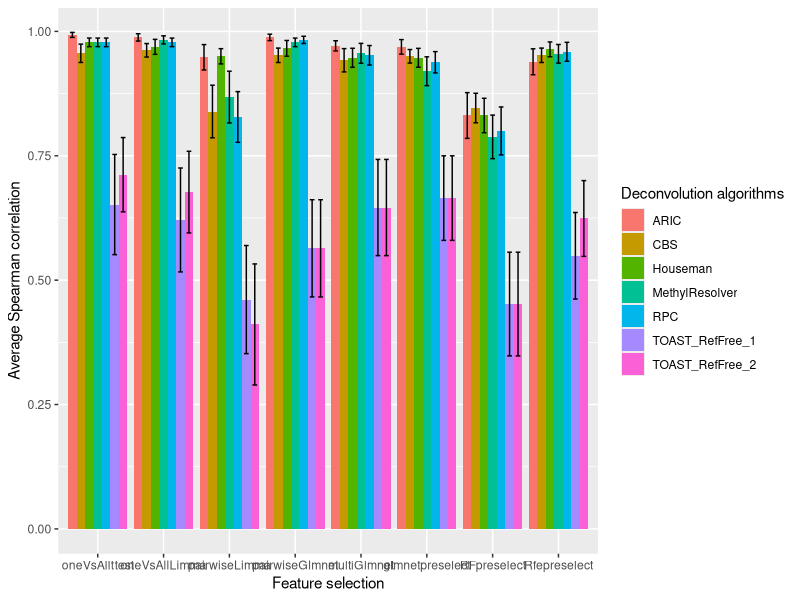
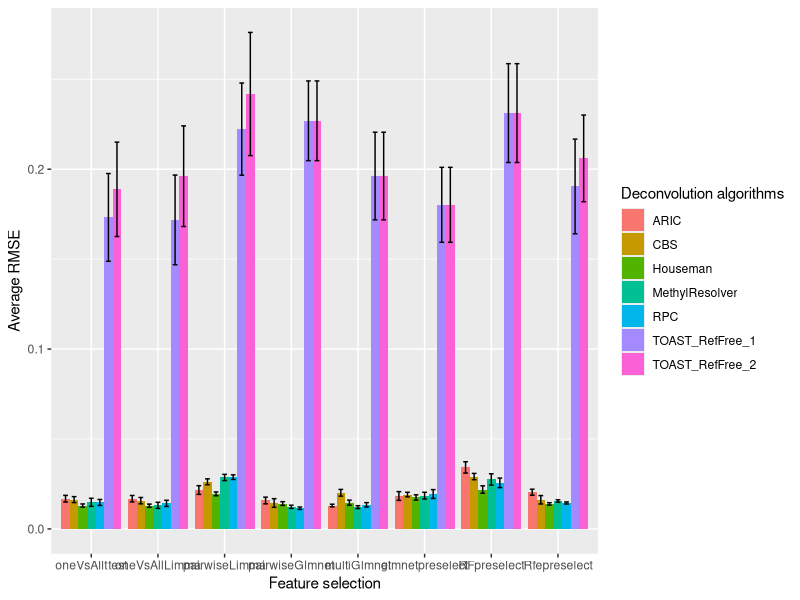
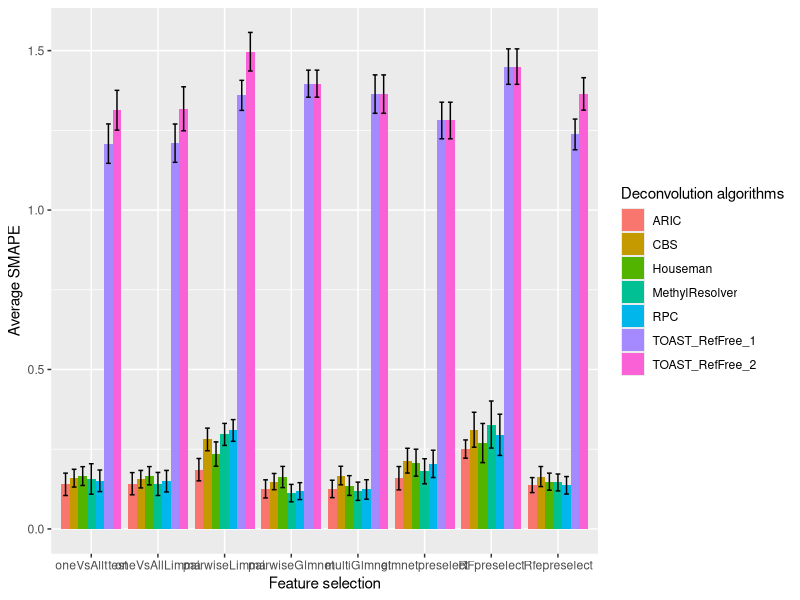

These charts were generated, in order, by the following R code:
library(tidyr)
library(ggplot2)

setwd("./Downloads/")
pdf(file = "Figure1.pdf",  
    width = 16,
    height = 8) 


cor_Houseman <- c(0.978, 0.969, 0.950, 0.966, 0.947, 0.947, 0.831, 0.964)
cor_RPC <- c(0.978, 0.978, 0.828, 0.983, 0.952, 0.938, 0.800, 0.959)
cor_CBS <- c(0.956, 0.962, 0.839, 0.952, 0.942, 0.950, 0.846, 0.952)
cor_MethylResolver <- c(0.978, 0.983, 0.868, 0.978, 0.956, 0.920, 0.788, 0.955)
cor_ARIC <- c(0.993, 0.988, 0.948, 0.988, 0.971, 0.969, 0.831, 0.939)
cor_TOAST_1 <- c(0.652, 0.621, 0.461, 0.564, 0.646, 0.665, 0.452, 0.549)
cor_TOAST_2 <- c(0.712, 0.677, 0.411, 0.564, 0.646, 0.665, 0.452, 0.624)
  
  
df1 <- data.frame(FeatureSelection = c("oneVsAllttest","oneVsAllLimma","pairwiseLimma","pairwiseGlmnet","multiGlmnet",
                                       "glmnetpreselect", "RFpreselect", "Rfepreselect"),
                  Houseman = cor_Houseman, RPC = cor_RPC, CBS = cor_CBS, MethylResolver = cor_MethylResolver, ARIC = cor_ARIC, 
                  TOAST_RefFree_1 = cor_TOAST_1, TOAST_RefFree_2 = cor_TOAST_2)


sd_1 <- c(0.0299, 0.0521, 0.0530, 0.0548, 0.0662, 0.0658, 0.1200, 0.0516,
          0.0299, 0.0299, 0.1766, 0.0252, 0.0679, 0.0743, 0.1670, 0.0659,
          0.0639, 0.0471, 0.1831, 0.0501, 0.0812, 0.0470, 0.1028, 0.0501,
          0.0299, 0.0282, 0.1804, 0.0299, 0.0692, 0.1005, 0.1517, 0.0648,
          0.0172, 0.0255, 0.0885, 0.0222, 0.0354, 0.0506, 0.1592, 0.0902,
          0.3488, 0.3619, 0.3764, 0.3385, 0.3349, 0.2944, 0.3611, 0.3014,
          0.2586, 0.2844, 0.4214, 0.3385, 0.3349, 0.2944, 0.3611, 0.2639)

se = sd_1/sqrt(12)


print(ggplot(data = df1 %>% gather(Deconvolution, Spearman_Correlation, -FeatureSelection),
             aes(x = factor(FeatureSelection, level = c("oneVsAllttest","oneVsAllLimma","pairwiseLimma","pairwiseGlmnet","multiGlmnet",
                                                        "glmnetpreselect", "RFpreselect", "Rfepreselect")), y = Spearman_Correlation, fill = Deconvolution)) +
        geom_bar(stat = 'identity', position = 'dodge')+
        #geom_text(aes(label= round(Spearman_Correlation,2)), position = position_dodge(0.9))+
        geom_errorbar(aes(ymin=Spearman_Correlation-se, ymax=Spearman_Correlation+se), width=.5, position=position_dodge(.9)) +
        labs(x = "Feature selection")+
        labs(y = "Average Spearman correlation")+
        labs(fill = "Deconvolution algorithms"))
        
dev.off()











pdf(file = "Figure1_RMSE.pdf",  
    width = 16,
    height = 8) 


RMSE_Houseman <- c(0.0130, 0.0129, 0.0195, 0.0141, 0.0146, 0.0175, 0.0219, 0.0139)
RMSE_RPC <- c(0.0147, 0.0142, 0.0288, 0.0115, 0.0134, 0.0194, 0.0256, 0.0144)
RMSE_CBS <- c(0.0163, 0.0157, 0.0262, 0.0144, 0.0201, 0.0191, 0.0291, 0.0162)
RMSE_MethylResolver <- c(0.0148, 0.0131, 0.0286, 0.0123, 0.0121, 0.0185, 0.0275, 0.0155)
RMSE_ARIC <- c(0.0168, 0.0168, 0.0216, 0.0158, 0.0130, 0.0183, 0.0342, 0.0204)
RMSE_TOAST_1 <- c(0.1732, 0.1718, 0.2223, 0.2269, 0.1962, 0.1802, 0.2312, 0.1904)
RMSE_TOAST_2 <- c(0.1888, 0.1961, 0.2418, 0.2269, 0.1962, 0.1802, 0.2312, 0.2060)
  
  
df1 <- data.frame(FeatureSelection = c("oneVsAllttest","oneVsAllLimma","pairwiseLimma","pairwiseGlmnet","multiGlmnet",
                                       "glmnetpreselect", "RFpreselect", "Rfepreselect"),
                  Houseman = RMSE_Houseman, RPC = RMSE_RPC, CBS = RMSE_CBS, MethylResolver = RMSE_MethylResolver, ARIC = RMSE_ARIC, 
                  TOAST_RefFree_1 = RMSE_TOAST_1, TOAST_RefFree_2 = RMSE_TOAST_2)


sd_1 <- c(0.0031, 0.0031, 0.0037, 0.0036, 0.0049, 0.0051, 0.0071, 0.0024,
          0.0058, 0.0060, 0.0045, 0.0024, 0.0043, 0.0085, 0.0092, 0.0020,
          0.0058, 0.0062, 0.0057, 0.0083, 0.0065, 0.0044, 0.0061, 0.0081,
          0.0078, 0.0059, 0.0060, 0.0031, 0.0028, 0.0065, 0.0109, 0.0024,
          0.0064, 0.0062, 0.0084, 0.0065, 0.0025, 0.0084, 0.0109, 0.0058,
          0.0845, 0.0863, 0.0888, 0.0768, 0.0844, 0.0722, 0.0952, 0.0912,
          0.0909, 0.0969, 0.1186, 0.0768, 0.0844, 0.0722, 0.0952, 0.0835)

se = sd_1/sqrt(12)

print(ggplot(data = df1 %>% gather(Deconvolution, Spearman_Correlation, -FeatureSelection),
             aes(x = factor(FeatureSelection, level = c("oneVsAllttest","oneVsAllLimma","pairwiseLimma","pairwiseGlmnet","multiGlmnet",
                                                        "glmnetpreselect", "RFpreselect", "Rfepreselect")), y = Spearman_Correlation, fill = Deconvolution)) +
        geom_bar(stat = 'identity', position = 'dodge')+
        #geom_text(aes(label= round(Spearman_Correlation,2)), position = position_dodge(0.9))+
        geom_errorbar(aes(ymin=Spearman_Correlation-se, ymax=Spearman_Correlation+se), width=.5, position=position_dodge(.9)) +
        labs(x = "Feature selection")+
        labs(y = "Average RMSE")+
        labs(fill = "Deconvolution algorithms"))
        
dev.off()







pdf(file = "Figure1_SMAPE.pdf",  
    width = 16,
    height = 8) 


SMAPE_Houseman <- c(0.1657, 0.1667, 0.2348, 0.1628, 0.1360, 0.2078, 0.2693, 0.1482)
SMAPE_RPC <- c(0.1509, 0.1497, 0.3088, 0.1185, 0.1237, 0.2040, 0.2951, 0.1367)
SMAPE_CBS <- c(0.1591, 0.1560, 0.2806, 0.1485, 0.1674, 0.2141, 0.3111, 0.1642)
SMAPE_MethylResolver <- c(0.1566, 0.1409, 0.2964, 0.1123, 0.1181, 0.1808, 0.3273, 0.1457)
SMAPE_ARIC <- c(0.1398, 0.1418, 0.1858, 0.1255, 0.1254, 0.1590, 0.2505, 0.1374)
SMAPE_TOAST_1 <- c(1.2084, 1.2098, 1.3597, 1.3964, 1.3637, 1.2809, 1.4500, 1.2372)
SMAPE_TOAST_2 <- c(1.3131, 1.3176, 1.4966, 1.3964, 1.3637, 1.2809, 1.4500, 1.3643)
  
  
df1 <- data.frame(FeatureSelection = c("oneVsAllttest","oneVsAllLimma","pairwiseLimma","pairwiseGlmnet","multiGlmnet",
                                       "glmnetpreselect", "RFpreselect", "Rfepreselect"),
                  Houseman = SMAPE_Houseman, RPC = SMAPE_RPC, CBS = SMAPE_CBS, MethylResolver = SMAPE_MethylResolver, ARIC = SMAPE_ARIC, 
                  TOAST_RefFree_1 = SMAPE_TOAST_1, TOAST_RefFree_2 = SMAPE_TOAST_2)


sd_1 <- c(0.1022, 0.0993, 0.1320, 0.1150, 0.1074, 0.1464, 0.2127, 0.0924,
          0.1174, 0.1168, 0.1180, 0.0918, 0.1056, 0.1486, 0.2243, 0.0952,
          0.0964, 0.0950, 0.1229, 0.0879, 0.1005, 0.1346, 0.1898, 0.1087,
          0.1656, 0.1255, 0.1198, 0.0947, 0.0991, 0.1363, 0.2557, 0.0917,
          0.1215, 0.1208, 0.1213, 0.0984, 0.0945, 0.1267, 0.0991, 0.0813,
          0.2141, 0.2080, 0.1634, 0.1469, 0.2086, 0.1986, 0.1926, 0.1669,
          0.2160, 0.2393, 0.2096, 0.1469, 0.2086, 0.1986, 0.1926, 0.1762)

se = sd_1/sqrt(12)

print(ggplot(data = df1 %>% gather(Deconvolution, Spearman_Correlation, -FeatureSelection),
             aes(x = factor(FeatureSelection, level = c("oneVsAllttest","oneVsAllLimma","pairwiseLimma","pairwiseGlmnet","multiGlmnet",
                                                        "glmnetpreselect", "RFpreselect", "Rfepreselect")), y = Spearman_Correlation, fill = Deconvolution)) +
        geom_bar(stat = 'identity', position = 'dodge')+
        #geom_text(aes(label= round(Spearman_Correlation,2)), position = position_dodge(0.9))+
        geom_errorbar(aes(ymin=Spearman_Correlation-se, ymax=Spearman_Correlation+se), width=.5, position=position_dodge(.9)) +
        labs(x = "Feature selection")+
        labs(y = "Average SMAPE")+
        labs(fill = "Deconvolution algorithms"))
        
dev.off()

